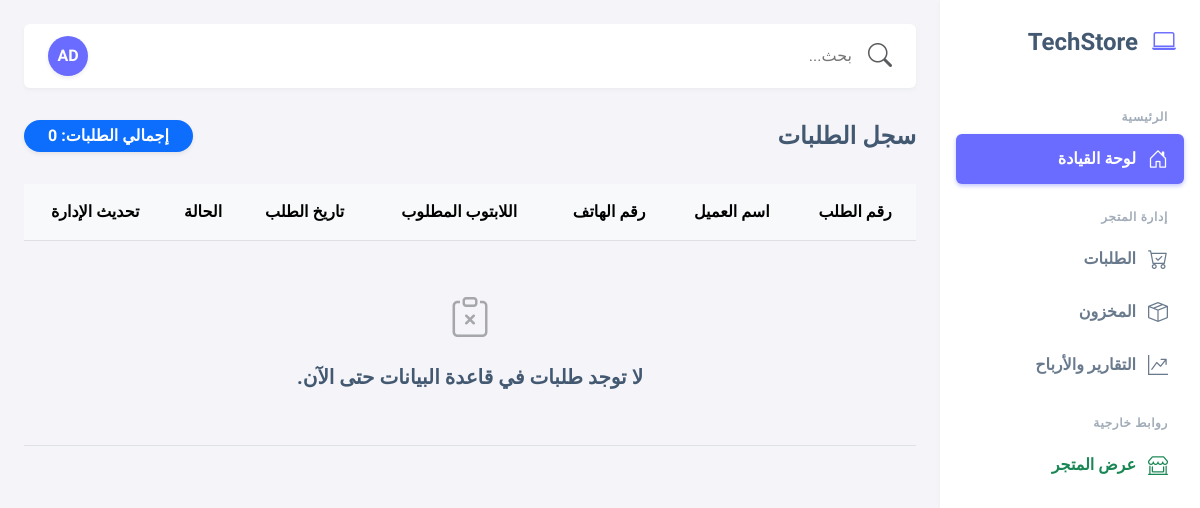
Before: /dashboard/orders/ (signed in) with the older database file.
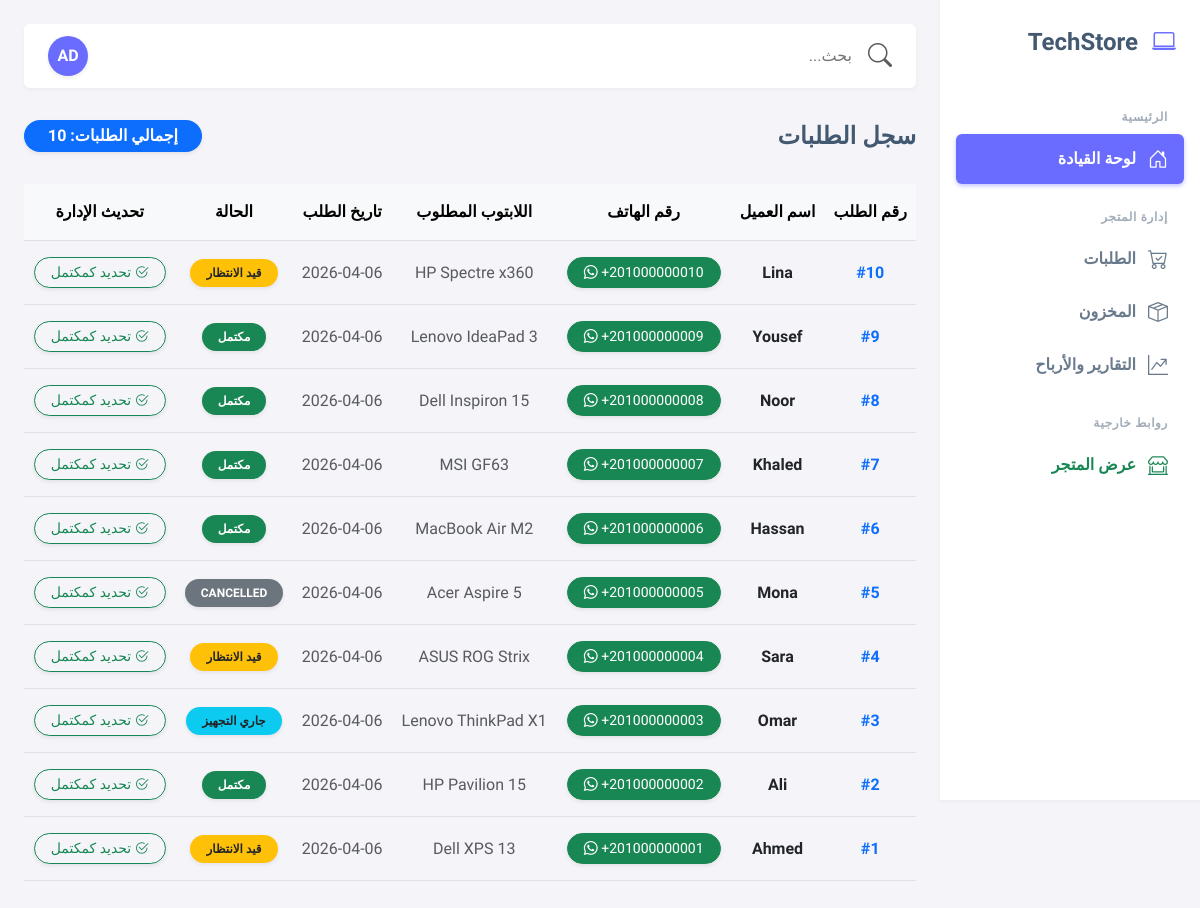
After: the same page with the newer database file.
### products/models.py (models this page shows, shortened)
class Order(models.Model):
    class Status(models.TextChoices):
        Pending='PENDING',"Pending"
        InProgress='INPROGRESS','In Progress'
        Completed='COMPLETED','Completed'
        Cancelled='CANCELLED','Cancelled'
    name=models.CharField(max_length=255)
    phone=PhoneNumberField()
    product=models.ForeignKey(Product,related_name='orders',on_delete=models.CASCADE)
    date_order=models.DateTimeField(auto_now_add=True)
    status=models.CharField(choices=Status.choices,default=Status.InProgress)
    total_price=models.DecimalField(max_digits=10,decimal_places=2,blank=True,null=True)
    address=models.CharField(max_length=255,blank=True,null=True)

class Product(models.Model):
    name=models.CharField(max_length=255)
    category=models.ForeignKey(Category,related_name="products",on_delete=models.CASCADE)
    description=models.TextField(null=True,blank=True)
    price=models.DecimalField(max_digits=10,decimal_places=2)
    image=models.ImageField(upload_to='products',null=True,blank=True)
    CPU=models.CharField(max_length=255)
    RAM=models.CharField(max_length=255)
    storage=models.CharField(max_length=255)
    GPU=models.CharField(max_length=255)
    stock=models.IntegerField(default=0)

### products/views.py (the view)
# urls.py: path("dashboard/orders/",dashboard_orders_view,name="dashboard_orders"),
@staff_member_required
def dashboard_orders_view(request):
    orders=Order.objects.all().order_by("-date_order")
    return render(request,'products/dashboard_orders.html',{"orders":orders})

### products/context_processors.py (called while the page is built)
def store_settings_context(request):
    setting_object=StoreSetting.objects.first()
    return {'site_settings': setting_object}

### templates/products/dashboard_orders.html
{% extends 'dashboard_base.html' %}
{% block dashboard_content %}
<div class="d-flex justify-content-between align-items-center pb-2 mb-4">
    <h2 class="h4 fw-bold mb-0">سجل الطلبات</h2>
    <span class="badge bg-primary rounded-pill px-4 py-2 fs-6 shadow-sm">إجمالي الطلبات: {{ orders.count }}</span>
</div>
<div class="dash-card mb-4 overflow-hidden">
    <div class="card-body p-0">
        <div class="table-responsive">
            <table class="table table-hover align-middle mb-0 text-center">
                <thead class="table-light">
                    <tr>
                        <th class="py-3">رقم الطلب</th>
                        <th class="py-3">اسم العميل</th>
                        <th class="py-3">رقم الهاتف</th>
                        <th class="py-3">اللابتوب المطلوب</th>
                        <th class="py-3">تاريخ الطلب</th>
                        <th class="py-3">الحالة</th>
                        <th class="py-3">تحديث الإدارة</th>
                    </tr>
                </thead>
                <tbody class="border-top-0">
                    {% for order in orders %}
                    <tr>
                        <td class="fw-bold text-primary py-3">#{{ order.id }}</td>
                        <td class="fw-bold text-dark py-3">{{ order.name }}</td>
                        <td dir="ltr" class="py-3">
                            <a href="https://wa.me/{{ order.phone }}" target="_blank" class="btn btn-sm btn-success rounded-pill px-3 shadow-sm">
                                <i class="bi bi-whatsapp"></i> {{ order.phone }}
                            </a>
                        </td>
                        <td class="text-muted py-3">{{ order.product.name }}</td>
                        <td class="text-muted py-3">{{ order.date_order|date:"Y-m-d" }}</td>
                        <td class="py-3">
                            {% if order.status == 'PENDING' %}
                                <span class="badge bg-warning text-dark rounded-pill px-3 py-2 shadow-sm">قيد الانتظار</span>
                            {% elif order.status == 'INPROGRESS' %}
                                <span class="badge bg-info text-dark rounded-pill px-3 py-2 shadow-sm">جاري التجهيز</span>
                            {% elif order.status == 'COMPLETED' %}
                                <span class="badge bg-success rounded-pill px-3 py-2 shadow-sm">مكتمل</span>
                            {% else %}
                                <span class="badge bg-secondary rounded-pill px-3 py-2 shadow-sm">{{ order.status }}</span>
                            {% endif %}
                        </td>
                        <td class="py-3">
                            <a href="{% url 'complete_order' order.id %}" class="btn btn-sm btn-outline-success rounded-pill px-3 shadow-sm">
                                <i class="bi bi-check2-circle"></i> تحديد كمكتمل
                            </a>
                        </td>
                    </tr>
                    {% empty %}
                    <tr>
                        <td colspan="7" class="text-center py-5 text-muted">
                            <i class="bi bi-clipboard-x fs-1 d-block mb-3 opacity-50"></i>
                            <h5 class="fw-bold">لا توجد طلبات في قاعدة البيانات حتى الآن.</h5>
                        </td>
                    </tr>
                    {% endfor %}
                </tbody>
            </table>
        </div>
    </div>
</div>
{% endblock %}

### templates/dashboard_base.html (shortened to what this page needs)
<!DOCTYPE html>
<html lang="ar" dir="rtl">
<head>
    <link rel="stylesheet" href="https://cdn.jsdelivr.net/npm/bootstrap@5.3.0/dist/css/bootstrap.rtl.min.css">
    <link rel="stylesheet" href="https://cdn.jsdelivr.net/npm/bootstrap-icons@1.10.5/font/bootstrap-icons.css">
</head>
<body>
    <aside id="sidebar">
        <div class="sidebar-header">
            <a href="{% url 'dashboard' %}" class="sidebar-logo">
                <i class="bi bi-laptop"></i> TechStore
            </a>
        </div>
        <ul class="menu-inner">
            <li class="menu-header">الرئيسية</li>
            <li class="menu-item active">
                <a href="{% url 'dashboard' %}" class="menu-link">
                    <i class="bi bi-house-door"></i> <div>لوحة القيادة</div>
                </a>
            </li>
            <li class="menu-header">إدارة المتجر</li>
            <li class="menu-item">
                <a href="{% url 'dashboard_orders' %}" class="menu-link">
                    <i class="bi bi-cart-check"></i> <div>الطلبات</div>
                </a>
            </li>
            <li class="menu-item">
                <a href="{% url 'dashboard_inventory' %}" class="menu-link">
                    <i class="bi bi-box-seam"></i> <div>المخزون</div>
                </a>
            </li>
            <li class="menu-item">
                <a href="{% url 'dashboard_reports' %}" class="menu-link">
                    <i class="bi bi-graph-up-arrow"></i> <div>التقارير والأرباح</div>
                </a>
            </li>
            <li class="menu-header">روابط خارجية</li>
            <li class="menu-item">
                <a href="{% url 'ProductsList' %}" class="menu-link text-success">
                    <i class="bi bi-shop-window"></i> <div>عرض المتجر</div>
                </a>
            </li>
        </ul>
    </aside>
    <div class="layout-page">
    <nav class="navbar-custom">
    <div class="d-flex align-items-center">
        <i class="bi bi-search fs-4 text-muted"></i>
        <input type="text" class="search-box ms-2" placeholder="بحث...">
    </div>
    <div class="d-flex align-items-center gap-3">
        <div class="dropdown">
            <a href="#" class="d-flex align-items-center text-decoration-none" data-bs-toggle="dropdown" aria-expanded="false">
                <div class="rounded-circle d-flex align-items-center justify-content-center text-white fw-bold shadow-sm" style="width: 40px; height: 40px; background-color: #696cff;">
                    AD
                </div>
            </a>
        </div>
    </div>
</nav>
        {% block dashboard_content %}
        {% endblock %}
    </div>
</body>
</html>

### templates/dashboard_base.html (style rules this page uses)
:root { --bs-primary: #696cff; --bs-success: #71dd37; --bs-warning: #ffab00; --bs-danger: #ff3e1d; --bs-body-bg: #f5f5f9; --bs-text-color: #566a7f; --bs-heading-color: #435971; --bs-card-shadow: 0 0.125rem 0.25rem rgba(161, 172, 184, 0.12); }
body { font-family: 'Cairo', sans-serif; background-color: var(--bs-body-bg); color: var(--bs-text-color); overflow-x: hidden; }
#sidebar { width: 260px; position: fixed; top: 0; right: 0; height: 100vh; background: #fff; box-shadow: var(--bs-card-shadow); z-index: 1030; transition: 0.3s; }
.sidebar-header { padding: 1.5rem; display: flex; align-items: center; }
.sidebar-logo { font-size: 1.5rem; font-weight: 800; color: var(--bs-heading-color); text-decoration: none; }
.sidebar-logo i { color: var(--bs-primary); margin-left: 8px; }
.menu-inner { padding: 0; margin: 0; list-style: none; }
.menu-header { font-size: 0.75rem; text-transform: uppercase; letter-spacing: 0.04rem; color: #a1acb8; margin: 1.5rem 2rem 0.5rem; font-weight: 700; }
.menu-item { margin: 0.2rem 1rem; }
.menu-link { display: flex; align-items: center; padding: 0.625rem 1rem; border-radius: 0.375rem; color: #697a8d; text-decoration: none; transition: all 0.2s ease-in-out; font-weight: 600; }
.menu-link i { font-size: 1.25rem; margin-left: 12px; }
.menu-item.active .menu-link { background-color: var(--bs-primary); color: #fff; box-shadow: 0 0.125rem 0.25rem 0 rgba(105, 108, 255, 0.4); }
.layout-page { margin-right: 260px; padding: 1.5rem; min-height: 100vh; transition: 0.3s; }
.navbar-custom { background: #fff; border-radius: 0.375rem; box-shadow: var(--bs-card-shadow); padding: 0.75rem 1.5rem; margin-bottom: 2rem; display: flex; align-items: center; justify-content: space-between; }
.search-box { border: none; background: transparent; outline: none; padding: 0.5rem; width: 250px; color: var(--bs-text-color); }

Changed rows visible on the page:
added Order: id "10", name "Lina", phone "+201000000010", product.name "HP Spectre x360", date_order "2026-04-06", status "قيد الانتظار"
added Order: id "9", name "Yousef", phone "+201000000009", product.name "Lenovo IdeaPad 3", date_order "2026-04-06", status "مكتمل"
added Order: id "8", name "Noor", phone "+201000000008", product.name "Dell Inspiron 15", date_order "2026-04-06", status "مكتمل"
added Order: id "7", name "Khaled", phone "+201000000007", product.name "MSI GF63", date_order "2026-04-06", status "مكتمل"
added Order: id "6", name "Hassan", phone "+201000000006", product.name "MacBook Air M2", date_order "2026-04-06", status "مكتمل"
added Order: id "5", name "Mona", phone "+201000000005", product.name "Acer Aspire 5", date_order "2026-04-06", status "CANCELLED"
added Order: id "4", name "Sara", phone "+201000000004", product.name "ASUS ROG Strix", date_order "2026-04-06", status "قيد الانتظار"
added Order: id "3", name "Omar", phone "+201000000003", product.name "Lenovo ThinkPad X1", date_order "2026-04-06", status "جاري التجهيز"
added Order: id "2", name "Ali", phone "+201000000002", product.name "HP Pavilion 15", date_order "2026-04-06", status "مكتمل"
added Order: id "1", name "Ahmed", phone "+201000000001", product.name "Dell XPS 13", date_order "2026-04-06", status "قيد الانتظار"
Other visible differences:
{{ orders.count }}: "0" → "10"
text no longer shown: "لا توجد طلبات في قاعدة البيانات حتى الآن."
